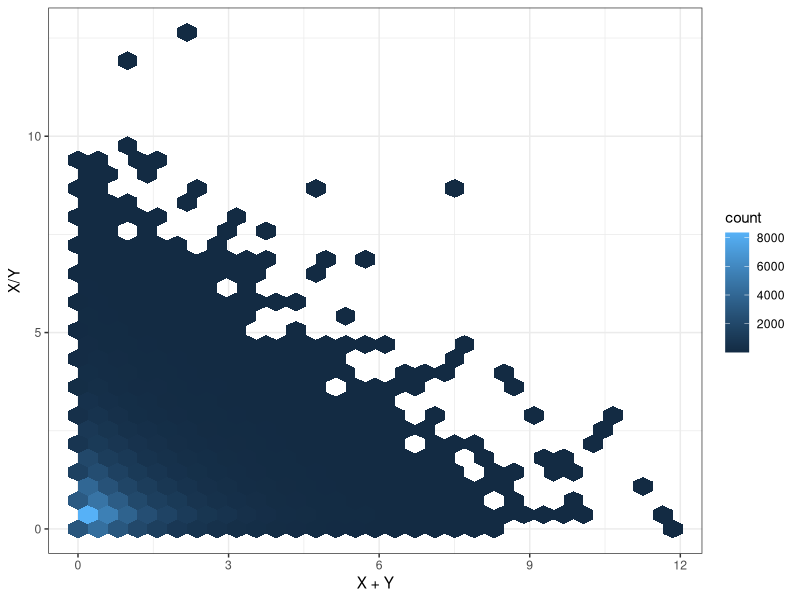
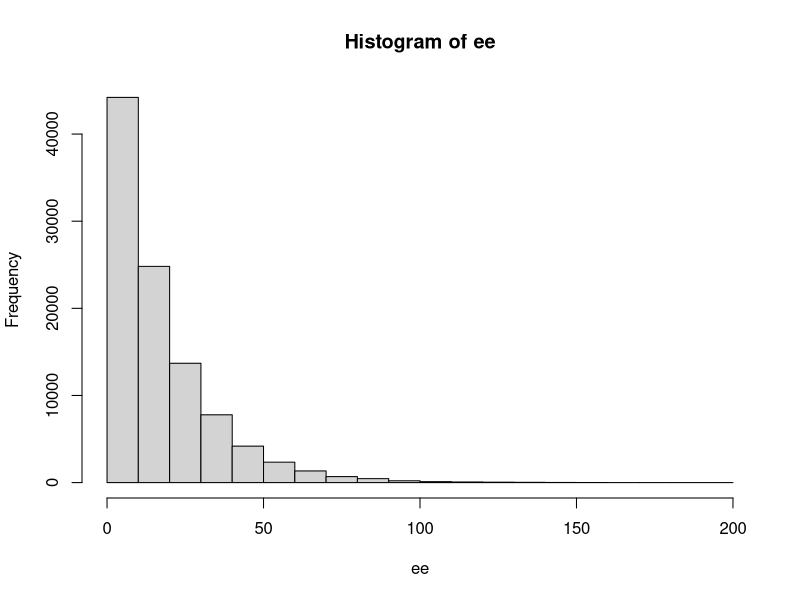
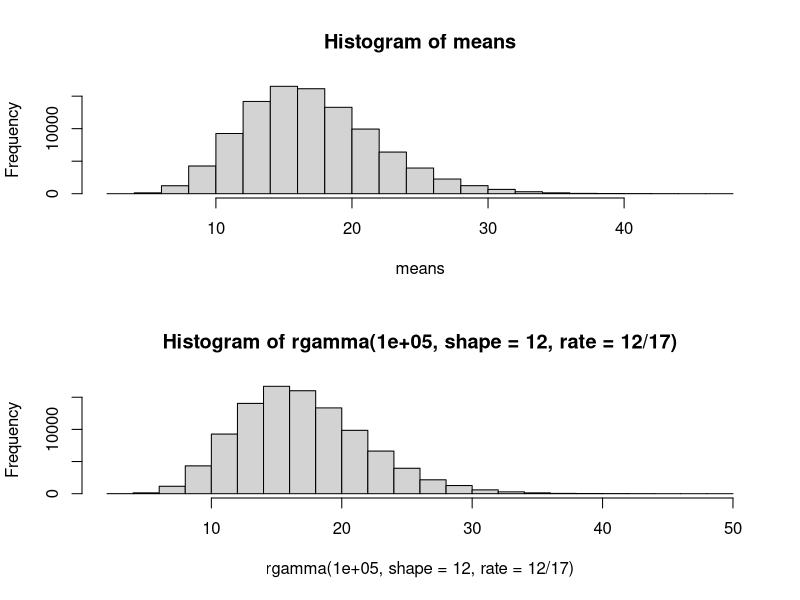
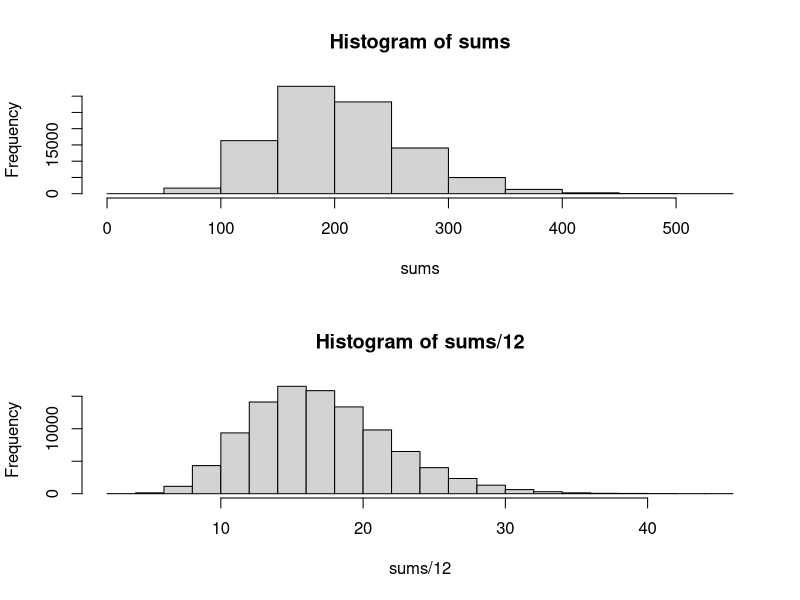
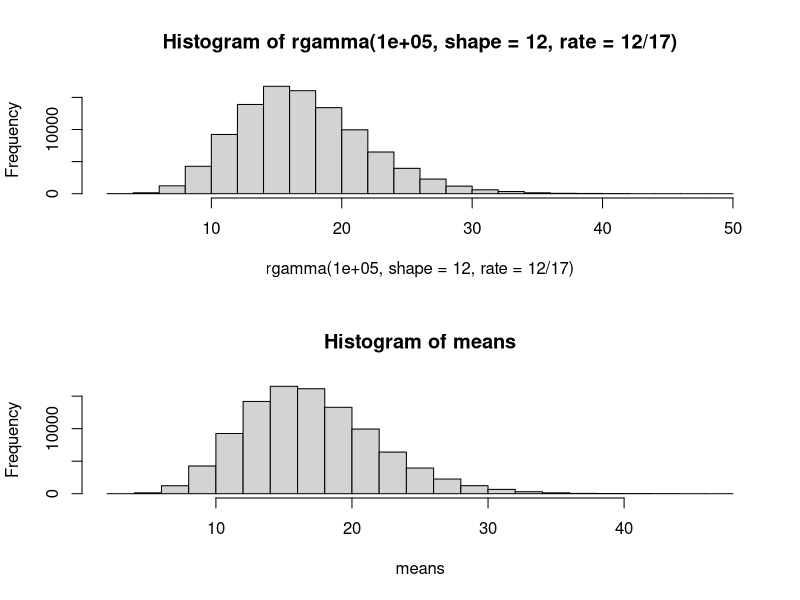
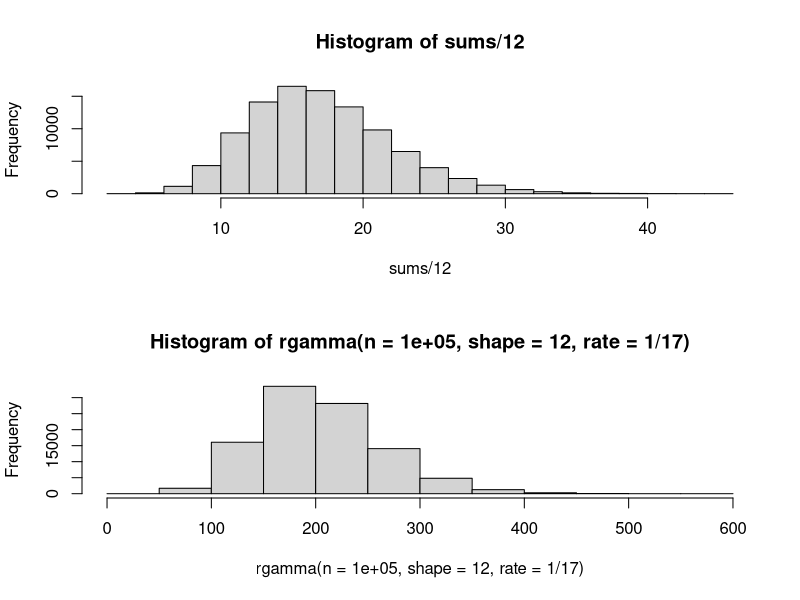

R code for these plots, in order:
X = rexp(100000, 1)
Y = rexp(100000, 1)
require(ggplot2)
df <- data.frame(X,Y)
ggplot(df, aes(x = X, Y))+
     geom_hex() + 
     theme_bw() + 
     labs(x = "X + Y", y="X/Y")


############
qexp(1-0.975, rate = 1/17, lower.tail = F)
ee <- rexp(n = 100000, rate = 1/17)
hist(ee)
mean(ee)

# shape = lambda
# scale = mean
qgamma(0.975, scale = 12, shape = (1/17)/12)
qgamma(1-0.975, scale = 12, shape = (1/17)/12)
gam <- rgamma(10000, shape = 12, rate = 12/17)
mean(gam)
sampExp <- function(o){
     rexp(12, rate = 1/17)
}
means <- replicate(100000, mean(sampExp()))
par(mfrow = c(2,1))
hist(means)
hist(rgamma(100000, shape =12,rate = 12/17))
qgamma(0.975, scale=12, shape = 12/17)
qgamma(1-0.975, scale=12, shape = 12/17)
sums <- replicate(100000, sum(sampExp()))
hist(sums)
hist(sums/12)
hist(rgamma(100000, shape = 12, rate = 12/17))
quantile(means, probs = c(0.025, 0.975))
quantile(rgamma(100000, shape = 12, rate = 12/17), probs = c(0.025, 0.975))
qgamma(p = 0.975, shape = 12, rate = 12/17)
hist(means)
hist(sums/12)
n = 12
qgamma(p = 1-0.975, shape = n, rate = n)*17

hist(rgamma(n = 100000, shape = 12, rate = 1/17))
